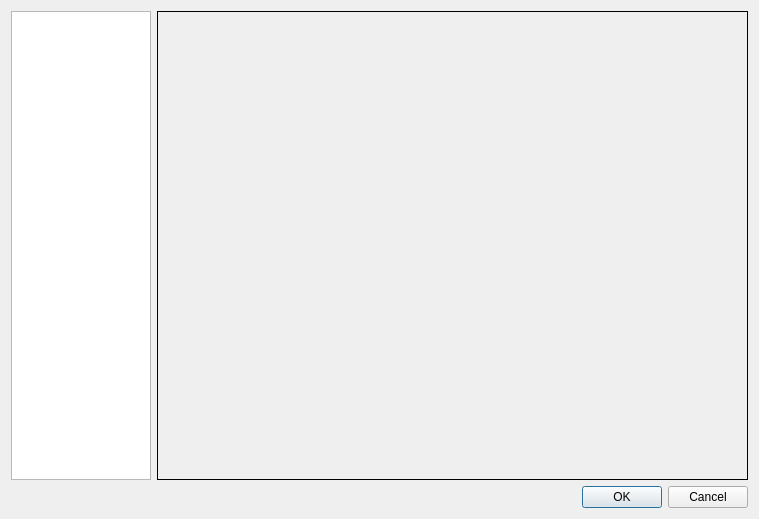
<ui version="4.0" >
 <class>ConfigurationDialog</class>
 <widget class="QDialog" name="ConfigurationDialog" >
  <property name="geometry" >
   <rect>
    <x>0</x>
    <y>0</y>
    <width>759</width>
    <height>519</height>
   </rect>
  </property>
  <property name="windowTitle" >
   <string>Configuration Dialog Box</string>
  </property>
  <layout class="QGridLayout" >
   <item row="0" column="0" >
    <widget class="QListWidget" name="lstComponents" >
     <property name="minimumSize" >
      <size>
       <width>140</width>
       <height>0</height>
      </size>
     </property>
     <property name="maximumSize" >
      <size>
       <width>140</width>
       <height>16777215</height>
      </size>
     </property>
     <property name="spacing" >
      <number>5</number>
     </property>
     <property name="gridSize" >
      <size>
       <width>135</width>
       <height>50</height>
      </size>
     </property>
     <property name="viewMode" >
      <enum>QListView::IconMode</enum>
     </property>
    </widget>
   </item>
   <item row="0" column="1" >
    <widget class="QStackedWidget" name="stackedWidget" >
     <property name="sizePolicy" >
      <sizepolicy vsizetype="Expanding" hsizetype="Expanding" >
       <horstretch>0</horstretch>
       <verstretch>0</verstretch>
      </sizepolicy>
     </property>
     <property name="frameShape" >
      <enum>QFrame::Box</enum>
     </property>
     <widget class="QWidget" name="page" >
      <property name="geometry" >
       <rect>
        <x>1</x>
        <y>1</y>
        <width>593</width>
        <height>467</height>
       </rect>
      </property>
     </widget>
     <widget class="QWidget" name="page_2" >
      <property name="geometry" >
       <rect>
        <x>0</x>
        <y>0</y>
        <width>100</width>
        <height>30</height>
       </rect>
      </property>
     </widget>
    </widget>
   </item>
   <item row="1" column="0" colspan="2" >
    <widget class="QDialogButtonBox" name="buttonBox" >
     <property name="orientation" >
      <enum>Qt::Horizontal</enum>
     </property>
     <property name="standardButtons" >
      <set>QDialogButtonBox::Cancel|QDialogButtonBox::Ok</set>
     </property>
    </widget>
   </item>
  </layout>
 </widget>
 <resources/>
 <connections>
  <connection>
   <sender>buttonBox</sender>
   <signal>accepted()</signal>
   <receiver>ConfigurationDialog</receiver>
   <slot>accept()</slot>
   <hints>
    <hint type="sourcelabel" >
     <x>257</x>
     <y>509</y>
    </hint>
    <hint type="destinationlabel" >
     <x>157</x>
     <y>274</y>
    </hint>
   </hints>
  </connection>
  <connection>
   <sender>buttonBox</sender>
   <signal>rejected()</signal>
   <receiver>ConfigurationDialog</receiver>
   <slot>reject()</slot>
   <hints>
    <hint type="sourcelabel" >
     <x>325</x>
     <y>509</y>
    </hint>
    <hint type="destinationlabel" >
     <x>286</x>
     <y>274</y>
    </hint>
   </hints>
  </connection>
 </connections>
</ui>
